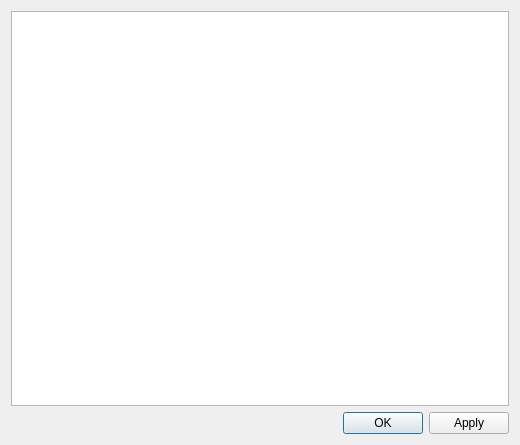
<?xml version="1.0" encoding="UTF-8"?>
<ui version="4.0">
 <class>StylesheetLiveEditor</class>
 <widget class="QDialog" name="StylesheetLiveEditor">
  <property name="geometry">
   <rect>
    <x>0</x>
    <y>0</y>
    <width>520</width>
    <height>445</height>
   </rect>
  </property>
  <property name="windowTitle">
   <string>Dialog</string>
  </property>
  <layout class="QVBoxLayout" name="verticalLayout">
   <item>
    <widget class="QPlainTextEdit" name="plainTextEdit">
     <property name="lineWrapMode">
      <enum>QPlainTextEdit::NoWrap</enum>
     </property>
     <property name="tabStopWidth">
      <number>8</number>
     </property>
    </widget>
   </item>
   <item>
    <widget class="QDialogButtonBox" name="buttonBox">
     <property name="standardButtons">
      <set>QDialogButtonBox::Apply|QDialogButtonBox::Ok</set>
     </property>
    </widget>
   </item>
  </layout>
 </widget>
 <resources/>
 <connections/>
</ui>
